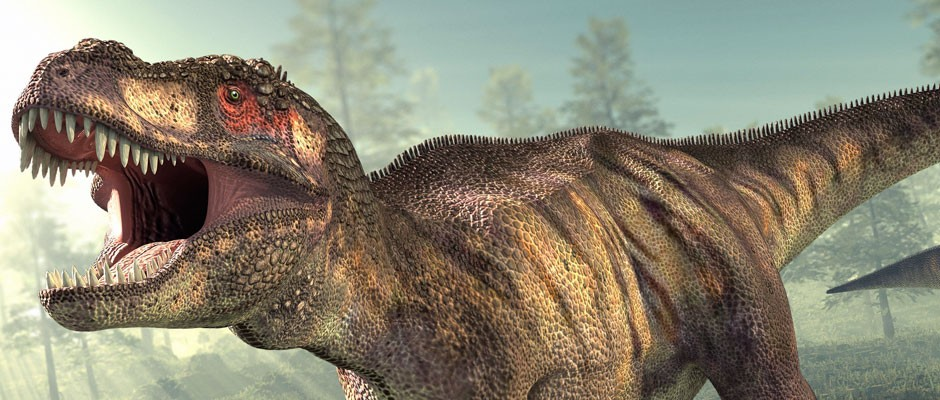
#> input picture dino.jpg, 940 x 400 px
$ python color_histograms.py
#> lines starting #> are read from the running program, lines starting #| are printed output that depends on the picture
from matplotlib import pyplot as plt
import numpy as np
import cv2

image_path = "dino.jpg"
cv2_image = cv2.imread(image_path)
#> cv2_image is the input picture: shape (400, 940, 3); mean B, G, R 115.3, 133.1, 138.2

print(cv2_image.shape)
#| (400, 940, 3)
cv2.imshow("Original", cv2_image)
cv2.waitKey(0)


# [9 lines of commented-out code are left out]

chans = cv2.split(cv2_image)
# [12 lines of commented-out code are left out]

fig = plt.figure()
ax = fig.add_subplot(131)
hist = cv2.calcHist([chans[1], chans[0]], [0, 1], None, [32, 32], [0, 256, 0, 256])
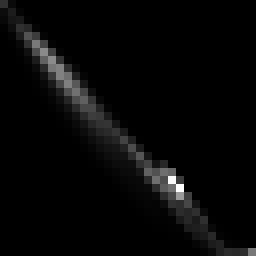
#> hist: shape (32, 32) float32 (shown 8 times larger); min 0, max 12153, mean 367.2; drawn with min black and max white
p = ax.imshow(hist, interpolation="nearest")
ax.set_title("2D Color Histogram for G and B")
plt.colorbar(p)

ax = fig.add_subplot(132)
hist = cv2.calcHist([chans[1], chans[2]], [0, 1], None, [32, 32], [0, 256, 0, 256])
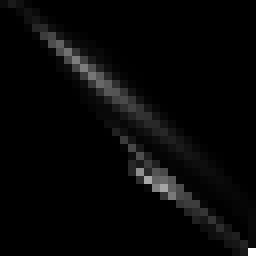
#> hist: shape (32, 32) float32 (shown 8 times larger); min 0, max 12480, mean 367.2; drawn with min black and max white
p = ax.imshow(hist, interpolation="nearest")
ax.set_title("2D Color Histogram for G and R")
plt.colorbar(p)

ax = fig.add_subplot(133)
hist = cv2.calcHist([chans[0], chans[2]], [0, 1], None, [32, 32], [0, 256, 0, 256])
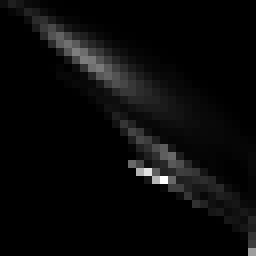
#> hist: shape (32, 32) float32 (shown 8 times larger); min 0, max 9288, mean 367.2; drawn with min black and max white
p = ax.imshow(hist, interpolation="nearest")
ax.set_title("2D Color Histogram for B and R")
plt.colorbar(p)

print(f"2d histogram shape: {hist.shape}, with {hist.flatten().shape[0]} values")
#| 2d histogram shape: (32, 32), with 1024 values

plt.show()
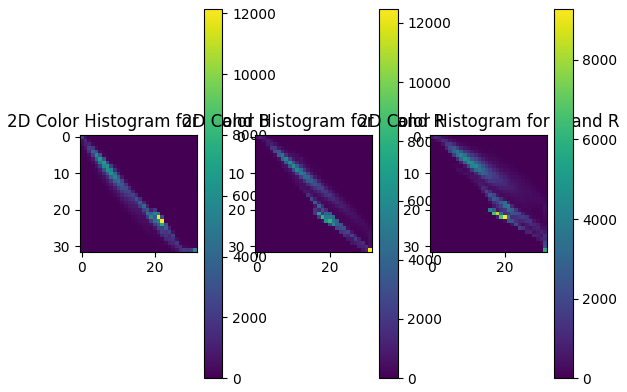
#> figure drawn by matplotlib, 6 panels


hist = cv2.calcHist([cv2_image], [0, 1, 2], None, [8, 8, 8], [0, 256, 0, 256, 0, 256])
print(f"3D histogram shape: {hist.shape}, with {hist.flatten().shape[0]}")
#| 3D histogram shape: (8, 8, 8), with 512

plt.show()
